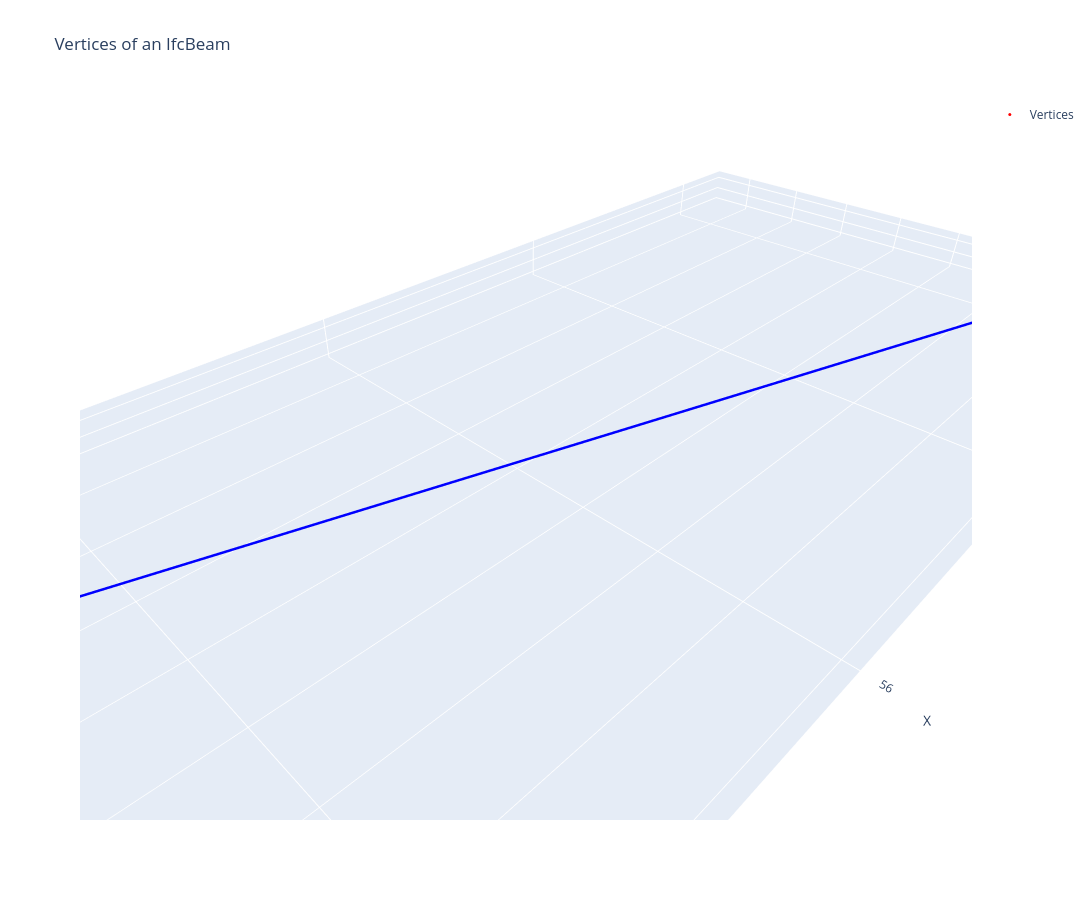

The code cell stored with this chart in its notebook:
### Markdown cell above
---
## Vertices

### Code cell
# Choose which beam you want to look at
beam = beams[300] #468, 300

shape = ifcopenshell.geom.create_shape(settings, beam)

# Global vertex coordinates
vertices = np.array(ifcopenshell.util.shape.get_shape_vertices(shape, shape.geometry))

# Find main beam direction using PCA
center = vertices.mean(axis=0)
U, S, v = np.linalg.svd(vertices - center)

direction = v[0]
projections = (vertices - center) @ direction

# Find endpoints
start = center + projections.min() * direction
end = center + projections.max() * direction

centroid = np.array(ifcopenshell.util.shape.get_shape_bbox_centroid(shape, shape.geometry))
print(centroid)

# Create interactive 3D figure
fig = go.Figure()

# Plot all vertices
fig.add_trace(go.Scatter3d(
    x=vertices[:, 0],
    y=vertices[:, 1],
    z=vertices[:, 2],
    mode="markers",
    marker=dict(color="red", size=3),
    name="Vertices"
    ))

# Plot first principal direction
fig.add_trace(go.Scatter3d(
        x=[start[0], end[0]],
        y=[start[1], end[1]],
        z=[start[2], end[2]],
        mode="lines",
        line=dict(
            color="blue",
            width=5
        ),
        showlegend=False
    ))

# Layout settings
fig.update_layout(
    title="Vertices of an IfcBeam",
    scene=dict(
        xaxis_title="X",
        yaxis_title="Y",
        zaxis_title="Z",
        aspectmode="data"
    ),
    width=1200,
    height=900
)

# Display interactive plot
fig.show()

### Figure 1 — Plotly figure (JSON) as saved in the notebook; plotly's stock layout.template omitted (floating-point values rounded to 4 significant figures; data arrays with more than 128 entries replaced by an {"elided": "..."} marker saying what was removed)
{"data": [{"marker": {"color": "red", "size": 3}, "mode": "markers", "name": "Vertices", "type": "scatter3d", "x": {"elided": "404 float values"}, "y": {"elided": "404 float values"}, "z": {"elided": "404 float values"}}, {"line": {"color": "blue", "width": 5}, "mode": "lines", "showlegend": false, "type": "scatter3d", "x": [51.87, 60.23], "y": [-18.1, -20.66], "z": [0.4177, 0.4177]}], "layout": {"height": 900, "scene": {"aspectmode": "data", "xaxis": {"title": {"text": "X"}}, "yaxis": {"title": {"text": "Y"}}, "zaxis": {"title": {"text": "Z"}}}, "title": {"text": "Vertices of an IfcBeam"}, "width": 1200}}
